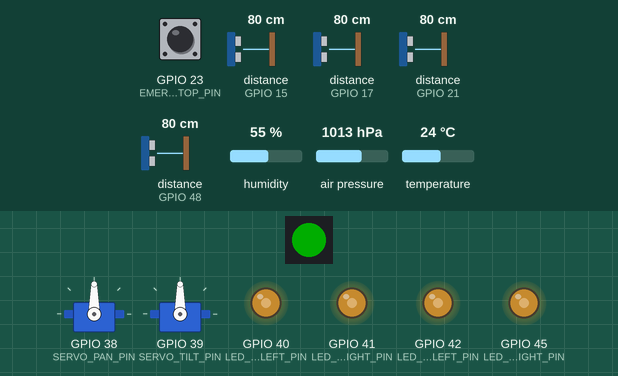
This program was run on a simulated ESP32-S3. Shown: 1 RGB LEDs in strip order, left to right, 2 × servo, output pins drawn as LEDs (lit = HIGH). Inputs (shaded band) come from the test bench; at power-on: distance to the obstacle (sensors on GPIO 15, GPIO 17, GPIO 21, GPIO 48) 80 cm, GPIO 23 (EMERGENCY_STOP_PIN) HIGH, humidity 55 %, air pressure 1013 hPa, temperature 24 °C. The echo pulse lasts 58.3 µs per cm; dim RGB values are drawn brighter than linear; what the program prints to the serial monitor is not drawn.

Above: at 1.3 s.
1.4 s: distance to the obstacle (sensor on GPIO 15) set to 2 cm
At 2.7 s:
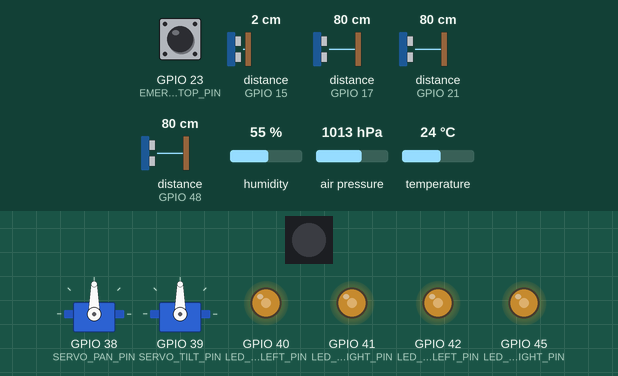
At 4.2 s:
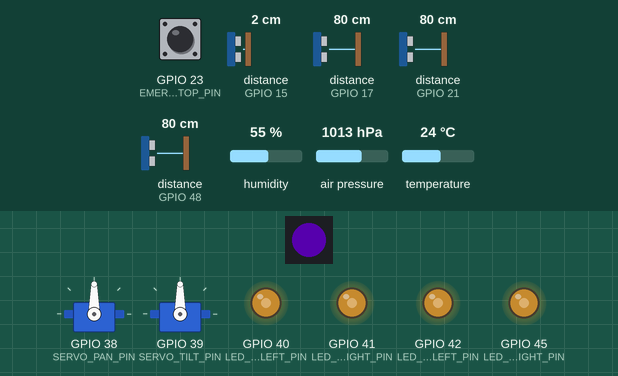
4.9 s: distance to the obstacle (sensor on GPIO 17) set to 2 cm
8.4 s: GPIO 23 (EMERGENCY_STOP_PIN) pulled LOW for 0.15 s
At 8.47 s:
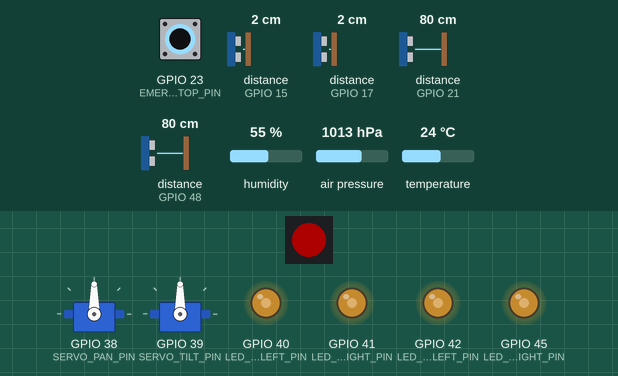
11.9 s: distance to the obstacle (sensor on GPIO 21) set to 60 cm
16.0 s: distance to the obstacle (sensor on GPIO 48) set to 9 cm
20.1 s: GPIO 23 (EMERGENCY_STOP_PIN) pulled LOW for 1 s
Timing chart, 0 to 24.6 s (numbered marks = the images above; inputs shaded):
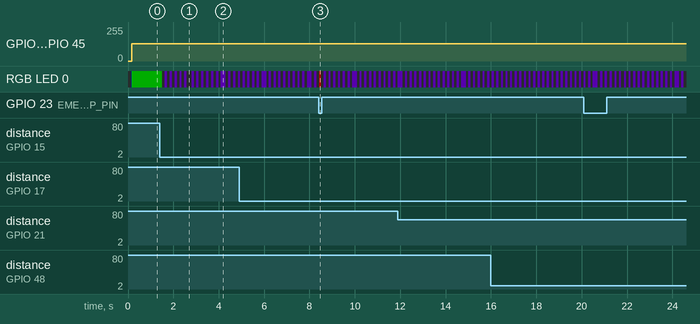

The program:

main.cpp
```cpp
/**
 * @file main.cpp
 * @brief VETER_NEXT ESP32 Sensor Hub Main Application
 *
 * This firmware manages all sensors and actuators for the robot:
 * - 4x HC-SR04 ultrasonic sensors (collision avoidance)
 * - BME280 temperature/humidity/pressure sensor
 * - Camera servo control (pan/tilt)
 * - LED lighting control
 * - DroneCAN sensor data publishing
 *
 * Features:
 * - Real-time collision detection
 * - Environmental monitoring
 * - Remote camera control
 * - Adaptive lighting
 * - Status indication
 */

#include <Arduino.h>
#include <Wire.h>
#include <NewPing.h>
#include <Adafruit_BME280.h>
#include <ESP32Servo.h>
#include <FastLED.h>
#include "config.h"
#include "dronecan_interface.h"

// ============================================================================
// GLOBAL VARIABLES
// ============================================================================

// Ultrasonic sensors (HC-SR04)
NewPing sonar[SONAR_COUNT] = {
    NewPing(SONAR_FRONT_TRIG_PIN, SONAR_FRONT_ECHO_PIN, SONAR_MAX_DISTANCE_CM),
    NewPing(SONAR_REAR_TRIG_PIN, SONAR_REAR_ECHO_PIN, SONAR_MAX_DISTANCE_CM),
    NewPing(SONAR_LEFT_TRIG_PIN, SONAR_LEFT_ECHO_PIN, SONAR_MAX_DISTANCE_CM),
    NewPing(SONAR_RIGHT_TRIG_PIN, SONAR_RIGHT_ECHO_PIN, SONAR_MAX_DISTANCE_CM)
};

static SonarData sonar_data;
static uint32_t last_sonar_update_ms = 0;
static uint8_t sonar_error_count = 0;

// BME280 sensor
Adafruit_BME280 bme;
static BME280Data bme_data;
static uint32_t last_bme_update_ms = 0;
static bool bme_initialized = false;

// Camera servos
Servo servo_pan;
Servo servo_tilt;
static uint16_t servo_pan_pos = SERVO_PAN_CENTER_DEG;
static uint16_t servo_tilt_pos = SERVO_TILT_CENTER_DEG;

// LED lighting (PWM)
static LEDCommand led_command;
static uint8_t led_brightness[4] = {0, 0, 0, 0};  // FL, FR, RL, RR

// Emergency stop state
static bool emergency_stop_active = false;
static uint32_t last_estop_check_ms = 0;

// Failsafe state
static FailsafeMode failsafe_mode = FAILSAFE_NONE;

// Status LED
CRGB leds[LED_COUNT];
static uint32_t last_led_update_ms = 0;
static bool led_state = false;

// Timing
static uint32_t last_loop_time_ms = 0;
static uint32_t last_publish_ms = 0;

// ============================================================================
// ULTRASONIC SENSOR FUNCTIONS
// ============================================================================

/**
 * @brief Read all ultrasonic sensors
 */
void UpdateUltrasonicSensors(void) {
    uint32_t now = millis();

    if (now - last_sonar_update_ms < SONAR_UPDATE_PERIOD_MS) {
        return;
    }
    last_sonar_update_ms = now;

    bool any_error = false;

    // Read each sensor
    for (int i = 0; i < SONAR_COUNT; i++) {
        unsigned int distance_cm = sonar[i].ping_cm();

        if (distance_cm == 0) {
            // Sensor error or out of range
            sonar_data.valid[i] = false;
            sonar_data.distance_cm[i] = SONAR_MAX_DISTANCE_CM;
            any_error = true;
        } else {
            sonar_data.valid[i] = true;
            sonar_data.distance_cm[i] = (float)distance_cm;
        }

        #if DEBUG_SONAR
        DEBUG_PRINTF("[SONAR %d] Distance: %.1f cm (valid: %d)\\n",
                    i, sonar_data.distance_cm[i], sonar_data.valid[i]);
        #endif

        // Check for collision warning
        if (sonar_data.valid[i] && sonar_data.distance_cm[i] < SONAR_COLLISION_WARNING_CM) {
            DroneCAN_PublishCollisionWarning(i, sonar_data.distance_cm[i]);

            // Critical collision distance
            if (sonar_data.distance_cm[i] < SONAR_COLLISION_STOP_CM) {
                failsafe_mode = FAILSAFE_COLLISION;
                DEBUG_PRINTF("[COLLISION] Critical! Sensor %d: %.1fcm\\n", i, sonar_data.distance_cm[i]);
            }
        }
    }

    sonar_data.timestamp_ms = now;

    // Update error counter
    if (any_error) {
        sonar_error_count++;
        if (sonar_error_count > FAILSAFE_SENSOR_ERROR_MAX) {
            failsafe_mode = FAILSAFE_SENSOR_ERROR;
            DEBUG_PRINTLN("[SONAR] Too many sensor errors!");
        }
    } else {
        sonar_error_count = 0;
        if (failsafe_mode == FAILSAFE_SENSOR_ERROR) {
            failsafe_mode = FAILSAFE_NONE;
        }
    }
}

// ============================================================================
// BME280 SENSOR FUNCTIONS
// ============================================================================

/**
 * @brief Initialize BME280 sensor
 */
bool InitBME280(void) {
    Wire.begin(BME280_SDA_PIN, BME280_SCL_PIN);

    if (!bme.begin(BME280_I2C_ADDR, &Wire)) {
        DEBUG_PRINTLN("[BME280] ERROR: Sensor not found!");
        return false;
    }

    // Configure sensor
    bme.setSampling(BME280_MODE,
                   BME280_SAMPLING_TEMP,
                   BME280_SAMPLING_PRES,
                   BME280_SAMPLING_HUM,
                   BME280_FILTER,
                   BME280_STANDBY);

    DEBUG_PRINTLN("[BME280] Initialized successfully");
    return true;
}

/**
 * @brief Read BME280 sensor
 */
void UpdateBME280Sensor(void) {
    if (!bme_initialized) return;

    uint32_t now = millis();

    if (now - last_bme_update_ms < BME280_READ_INTERVAL_MS) {
        return;
    }
    last_bme_update_ms = now;

    // Read sensor
    bme_data.temperature_c = bme.readTemperature();
    bme_data.humidity_percent = bme.readHumidity();
    bme_data.pressure_hpa = bme.readPressure() / 100.0f;
    bme_data.timestamp_ms = now;

    // Validate readings
    if (isnan(bme_data.temperature_c) || isnan(bme_data.humidity_percent) ||
        isnan(bme_data.pressure_hpa)) {
        bme_data.valid = false;
        DEBUG_PRINTLN("[BME280] ERROR: Invalid reading");
    } else {
        bme_data.valid = true;

        #if DEBUG_BME280
        DEBUG_PRINTF("[BME280] T=%.1f°C H=%.1f%% P=%.1fhPa\\n",
                    bme_data.temperature_c, bme_data.humidity_percent,
                    bme_data.pressure_hpa);
        #endif
    }
}

// ============================================================================
// SERVO CONTROL FUNCTIONS
// ============================================================================

/**
 * @brief Initialize camera servos
 */
void InitServos(void) {
    // Attach servos
    servo_pan.attach(SERVO_PAN_PIN, SERVO_MIN_US, SERVO_MAX_US);
    servo_tilt.attach(SERVO_TILT_PIN, SERVO_MIN_US, SERVO_MAX_US);

    // Set to center position
    servo_pan.write(SERVO_PAN_CENTER_DEG);
    servo_tilt.write(SERVO_TILT_CENTER_DEG);

    DEBUG_PRINTLN("[SERVO] Camera servos initialized");
}

/**
 * @brief Update servo positions from DroneCAN commands
 */
void UpdateServos(void) {
    ServoCommand cmd;

    // Get command from DroneCAN (or use default/center position)
    if (DroneCAN_GetServoCommand(&cmd)) {
        // Constrain to safe ranges
        servo_pan_pos = constrain(cmd.pan_deg, SERVO_PAN_MIN_DEG, SERVO_PAN_MAX_DEG);
        servo_tilt_pos = constrain(cmd.tilt_deg, SERVO_TILT_MIN_DEG, SERVO_TILT_MAX_DEG);

        #if DEBUG_SERVO
        DEBUG_PRINTF("[SERVO] Pan=%d Tilt=%d\\n", servo_pan_pos, servo_tilt_pos);
        #endif
    } else {
        // No command, return to center
        servo_pan_pos = SERVO_PAN_CENTER_DEG;
        servo_tilt_pos = SERVO_TILT_CENTER_DEG;
    }

    // Update servo positions
    servo_pan.write(servo_pan_pos);
    servo_tilt.write(servo_tilt_pos);
}

// ============================================================================
// LED LIGHTING FUNCTIONS
// ============================================================================

/**
 * @brief Initialize LED lighting
 */
void InitLEDLighting(void) {
    // Configure PWM channels
    ledcSetup(LED_PWM_CHANNEL_FL, LED_PWM_FREQ_HZ, LED_PWM_RESOLUTION);
    ledcSetup(LED_PWM_CHANNEL_FR, LED_PWM_FREQ_HZ, LED_PWM_RESOLUTION);
    ledcSetup(LED_PWM_CHANNEL_RL, LED_PWM_FREQ_HZ, LED_PWM_RESOLUTION);
    ledcSetup(LED_PWM_CHANNEL_RR, LED_PWM_FREQ_HZ, LED_PWM_RESOLUTION);

    // Attach pins to channels
    ledcAttachPin(LED_FRONT_LEFT_PIN, LED_PWM_CHANNEL_FL);
    ledcAttachPin(LED_FRONT_RIGHT_PIN, LED_PWM_CHANNEL_FR);
    ledcAttachPin(LED_REAR_LEFT_PIN, LED_PWM_CHANNEL_RL);
    ledcAttachPin(LED_REAR_RIGHT_PIN, LED_PWM_CHANNEL_RR);

    // Set default brightness
    led_command.mode = LED_DEFAULT_MODE;
    led_command.brightness = LED_DEFAULT_BRIGHTNESS;

    DEBUG_PRINTLN("[LED] Lighting initialized");
}

/**
 * @brief Update LED lighting from DroneCAN commands
 */
void UpdateLEDLighting(void) {
    // Get LED command from DroneCAN
    DroneCAN_GetLEDCommand(&led_command);

    // Apply mode-specific behavior
    switch (led_command.mode) {
        case LED_MODE_OFF:
            led_brightness[0] = 0;
            led_brightness[1] = 0;
            led_brightness[2] = 0;
            led_brightness[3] = 0;
            break;

        case LED_MODE_AUTO:
            // Auto mode: use ambient light sensor or default
            // For now, use default brightness
            led_brightness[0] = led_command.brightness;
            led_brightness[1] = led_command.brightness;
            led_brightness[2] = led_command.brightness;
            led_brightness[3] = led_command.brightness;
            break;

        case LED_MODE_ON:
            // Always on at specified brightness
            led_brightness[0] = led_command.front_left ? led_command.front_left : led_command.brightness;
            led_brightness[1] = led_command.front_right ? led_command.front_right : led_command.brightness;
            led_brightness[2] = led_command.rear_left ? led_command.rear_left : led_command.brightness;
            led_brightness[3] = led_command.rear_right ? led_command.rear_right : led_command.brightness;
            break;

        case LED_MODE_BLINK:
            // Blink pattern
            if ((millis() / 500) % 2 == 0) {
                led_brightness[0] = led_command.brightness;
                led_brightness[1] = led_command.brightness;
                led_brightness[2] = led_command.brightness;
                led_brightness[3] = led_command.brightness;
            } else {
                led_brightness[0] = 0;
                led_brightness[1] = 0;
                led_brightness[2] = 0;
                led_brightness[3] = 0;
            }
            break;

        default:
            break;
    }

    // Update PWM outputs
    ledcWrite(LED_PWM_CHANNEL_FL, led_brightness[0]);
    ledcWrite(LED_PWM_CHANNEL_FR, led_brightness[1]);
    ledcWrite(LED_PWM_CHANNEL_RL, led_brightness[2]);
    ledcWrite(LED_PWM_CHANNEL_RR, led_brightness[3]);

    #if DEBUG_LED
    DEBUG_PRINTF("[LED] Mode=%d Brightness: FL=%d FR=%d RL=%d RR=%d\\n",
                led_command.mode, led_brightness[0], led_brightness[1],
                led_brightness[2], led_brightness[3]);
    #endif
}

// ============================================================================
// EMERGENCY STOP AND FAILSAFE
// ============================================================================

/**
 * @brief Check hardware emergency stop button
 */
void CheckEmergencyStop(void) {
    uint32_t now = millis();

    if (now - last_estop_check_ms < ESTOP_DEBOUNCE_MS) {
        return;
    }
    last_estop_check_ms = now;

    // Read E-stop pin (active LOW)
    bool estop_pressed = (digitalRead(EMERGENCY_STOP_PIN) == LOW);

    if (estop_pressed && !emergency_stop_active) {
        emergency_stop_active = true;
        failsafe_mode = FAILSAFE_EMERGENCY_STOP;
        DEBUG_PRINTLN("[ESTOP] Emergency stop activated!");
        DroneCAN_SetHealth(3);  // CRITICAL
    } else if (!estop_pressed && emergency_stop_active) {
        emergency_stop_active = false;
        if (failsafe_mode == FAILSAFE_EMERGENCY_STOP) {
            failsafe_mode = FAILSAFE_NONE;
            DroneCAN_SetHealth(0);  // OK
        }
        DEBUG_PRINTLN("[ESTOP] Emergency stop released");
    }
}

// ============================================================================
// STATUS LED
// ============================================================================

/**
 * @brief Update status LED based on system state
 */
void UpdateStatusLED(void) {
    uint32_t now = millis();

    if (now - last_led_update_ms < STATUS_UPDATE_PERIOD_MS) {
        return;
    }
    last_led_update_ms = now;

    uint32_t color = LED_OFF;
    uint32_t blink_period = 0;

    // Determine LED color and pattern based on state
    if (failsafe_mode == FAILSAFE_EMERGENCY_STOP) {
        color = LED_ESTOP;
        blink_period = LED_BLINK_FAST;
    } else if (failsafe_mode == FAILSAFE_COLLISION) {
        color = LED_COLLISION;
        blink_period = LED_BLINK_FAST;
    } else if (failsafe_mode == FAILSAFE_SENSOR_ERROR) {
        color = LED_SENSOR_ERROR;
        blink_period = LED_BLINK_NORMAL;
    } else if (failsafe_mode == FAILSAFE_NO_SIGNAL) {
        color = LED_NO_SIGNAL;
        blink_period = LED_BLINK_SLOW;
    } else {
        color = LED_NORMAL;
        blink_period = 0;  // Solid on
    }

    // Apply blink pattern
    if (blink_period > 0) {
        led_state = ((now / blink_period) % 2) == 0;
    } else {
        led_state = true;  // Solid on
    }

    // Set LED color
    if (led_state) {
        leds[0] = color;
    } else {
        leds[0] = CRGB::Black;
    }

    FastLED.show();
}

// ============================================================================
// SETUP AND MAIN LOOP
// ============================================================================

void setup() {
    // Initialize serial for debugging
    Serial.begin(115200);
    delay(100);

    DEBUG_PRINTLN("\\n\\n==========================================");
    DEBUG_PRINTLN("VETER_NEXT ESP32 Sensor Hub");
    DEBUG_PRINTF("Firmware v%d.%d.%d\\n", FIRMWARE_VERSION_MAJOR,
                 FIRMWARE_VERSION_MINOR, FIRMWARE_VERSION_PATCH);
    DEBUG_PRINTF("Build: %s %s\\n", FIRMWARE_BUILD_DATE, FIRMWARE_BUILD_TIME);
    DEBUG_PRINTLN("==========================================\\n");

    // Initialize pins
    pinMode(EMERGENCY_STOP_PIN, INPUT_PULLUP);

    // Initialize status LED
    FastLED.addLeds<WS2812B, LED_PIN, GRB>(leds, LED_COUNT);
    FastLED.setBrightness(50);
    leds[0] = LED_BOOT;
    FastLED.show();

    // Initialize DroneCAN
    if (!DroneCAN_Init()) {
        DEBUG_PRINTLN("[ERROR] DroneCAN initialization failed!");
        leds[0] = LED_CAN_ERROR;
        FastLED.show();
        while (1) { delay(1000); }  // Halt
    }

    // Initialize BME280
    bme_initialized = InitBME280();
    if (!bme_initialized) {
        DEBUG_PRINTLN("[WARNING] BME280 not available");
    }

    // Initialize servos
    InitServos();

    // Initialize LED lighting
    InitLEDLighting();

    // Initialize sonar data
    for (int i = 0; i < SONAR_COUNT; i++) {
        sonar_data.distance_cm[i] = SONAR_MAX_DISTANCE_CM;
        sonar_data.valid[i] = false;
    }

    DEBUG_PRINTLN("[INIT] System initialized successfully");
    DEBUG_PRINTLN("[INIT] Entering main loop...\\n");

    last_loop_time_ms = millis();
}

void loop() {
    uint32_t now = millis();

    // Main loop timing control
    if (now - last_loop_time_ms < MAIN_LOOP_PERIOD_MS) {
        return;
    }
    last_loop_time_ms = now;

    // Check emergency stop
    CheckEmergencyStop();

    // Update sensors
    UpdateUltrasonicSensors();
    UpdateBME280Sensor();

    // Update actuators
    UpdateServos();
    UpdateLEDLighting();

    // Publish sensor data via DroneCAN
    if (now - last_publish_ms >= SENSOR_PUBLISH_RATE_MS) {
        last_publish_ms = now;

        // Publish sonar data
        DroneCAN_PublishSonarData(&sonar_data);

        // Publish BME280 data
        if (bme_initialized && bme_data.valid) {
            DroneCAN_PublishBME280Data(&bme_data);
        }
    }

    // Send DroneCAN heartbeat
    DroneCAN_SendHeartbeat();

    // Process incoming DroneCAN messages
    DroneCAN_Process();

    // Update status LED
    UpdateStatusLED();
}
```

dronecan_interface.h
```cpp
/**
 * @file dronecan_interface.h
 * @brief DroneCAN interface header for Sensor Hub
 */

#ifndef DRONECAN_INTERFACE_H
#define DRONECAN_INTERFACE_H

#include <mcp2515_can.h>
#include <stdint.h>

// Sensor data structures
struct SonarData {
    float distance_cm[4];       // Front, Rear, Left, Right
    bool valid[4];              // Validity flags
    uint32_t timestamp_ms;
};

struct BME280Data {
    float temperature_c;        // Temperature in Celsius
    float humidity_percent;     // Relative humidity
    float pressure_hpa;         // Atmospheric pressure in hPa
    bool valid;
    uint32_t timestamp_ms;
};

struct ServoCommand {
    uint16_t pan_deg;           // Pan position (0-180 degrees)
    uint16_t tilt_deg;          // Tilt position (0-180 degrees)
    uint32_t timestamp_ms;
};

struct LEDCommand {
    uint8_t mode;               // LED mode (off, auto, on, blink, etc.)
    uint8_t brightness;         // Brightness (0-255)
    uint8_t front_left;         // Front left LED (0-255)
    uint8_t front_right;        // Front right LED (0-255)
    uint8_t rear_left;          // Rear left LED (0-255)
    uint8_t rear_right;         // Rear right LED (0-255)
    uint32_t timestamp_ms;
};

// Function prototypes

// Initialization
bool DroneCAN_Init(void);

// Node status
void DroneCAN_SendHeartbeat(void);
void DroneCAN_SetHealth(uint8_t health);
void DroneCAN_SetMode(uint8_t mode);

// Sensor data publishing
void DroneCAN_PublishSonarData(const SonarData* data);
void DroneCAN_PublishBME280Data(const BME280Data* data);
void DroneCAN_PublishCollisionWarning(uint8_t direction, float distance_cm);

// Command reception
void DroneCAN_Process(void);
bool DroneCAN_GetServoCommand(ServoCommand* cmd);
bool DroneCAN_GetLEDCommand(LEDCommand* cmd);

// Utility functions
uint32_t DroneCAN_GetTimeSinceLastCommand(void);
bool DroneCAN_IsConnected(void);

#endif // DRONECAN_INTERFACE_H
```

Source omitted: dronecan_interface.cpp (16623 bytes), config.h (9928 bytes)

Measured:
- after the input at 1.4 s, RGB LED 0: RGB(0, 50, 0) → off after 0.12 s, → RGB(25, 0, 50) 0.10 s later, → off 0.11 s later, → RGB(25, 0, 50) 0.11 s later, … (30 changes in this stretch)
